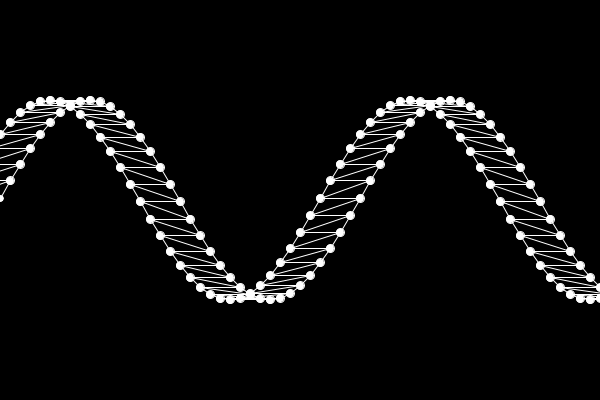
Frame 1 (no input)
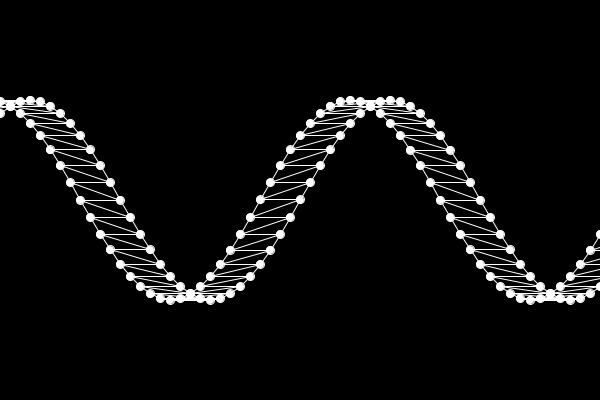
Frame 60 (the mouse pressed at the canvas centre just before this capture)
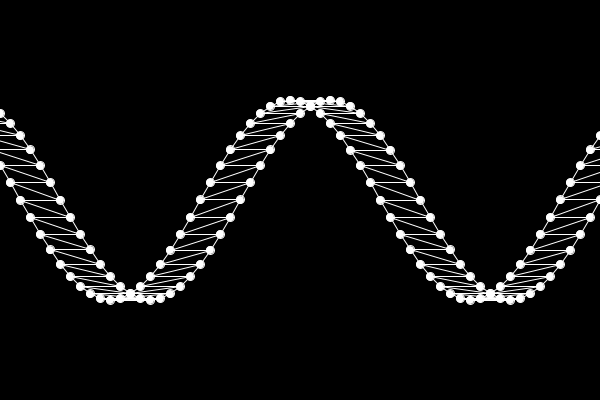
Frame 120 (the mouse held since frame 60 and released just before this capture)

The Processing sketch that drew these frames (run headless with seeded random() and noise(); from frame 60 on, the mouse is pressed at the canvas centre):

// Processing sketch: Sinuswelle
// ── Sinuswelle.pde
float x=0;
float y=0;
//
int n = 10;
int r = 8;
//
float theta = 0;
float [] A;

void setup() {
  size(600, 400);
  background(0);
  A = new float [width/n+r];
}

void draw() {
     background(0);
        
      translate(-40, height/2);
       YWert();
        noFill();
        
        //Zeichnen
        for (int i = 0; i< A.length-1; i++) {
          fill(255);
          ellipse(i*n, -A[i], r, r);
          ellipse((i*n)+4*n, -A[i], r, r);
          
          //Verbindung
          stroke(255);
          line((n*i)+4*n, -A[i], (n*(i+1)+4*n), -A[i+1]);
          line(n*i, -A[i], n*(i+1), -A[i+1]);
        
          line(n*(i+5), -A[i+1], n*(i+1), -A[i+1]);
          line(n*i, -A[i], n*(i+5), -A[i+1]); 
        }
 }

void YWert() {

  theta += 1;
  for (int i=0; i< A.length; i++) {

    A[i]= sin(radians(theta+i*10))*100;
  }
}
